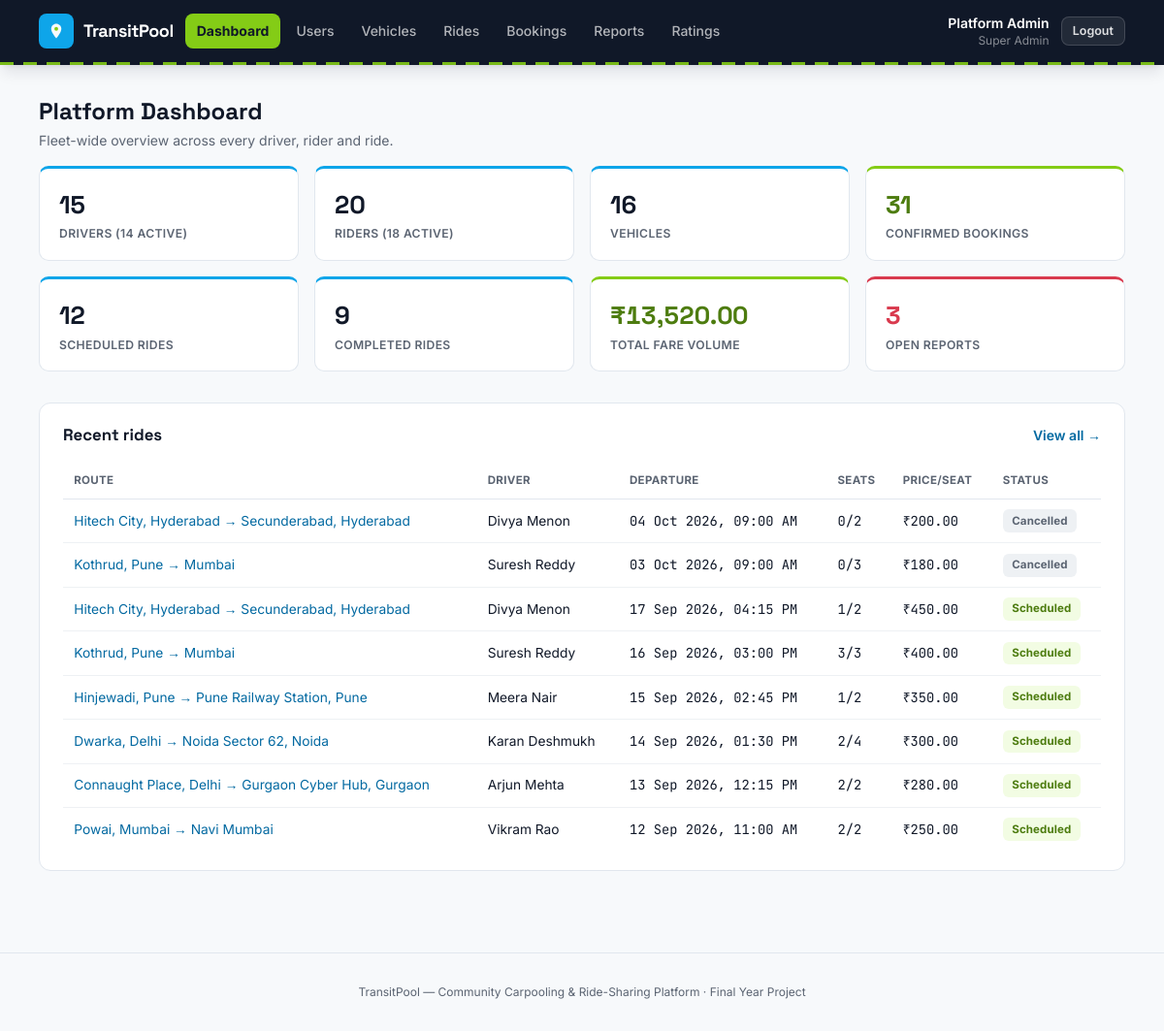
/index.php?route=admin/dashboard (signed in), run on the app's committed database.
### tables this page shows
CREATE TABLE rides (
    id               INT UNSIGNED AUTO_INCREMENT PRIMARY KEY,
    driver_id        INT UNSIGNED NOT NULL,
    vehicle_id       INT UNSIGNED NOT NULL,
    origin           VARCHAR(120) NOT NULL,
    destination      VARCHAR(120) NOT NULL,
    departure_at     DATETIME NOT NULL,
    seats_total      TINYINT UNSIGNED NOT NULL,
    seats_available  TINYINT UNSIGNED NOT NULL,
    price_per_seat   DECIMAL(8,2) NOT NULL,
    notes            VARCHAR(255) NULL,
    status           ENUM('scheduled','ongoing','completed','cancelled') NOT NULL DEFAULT 'scheduled',
    created_at       TIMESTAMP NOT NULL DEFAULT CURRENT_TIMESTAMP,
    CONSTRAINT fk_rides_driver  FOREIGN KEY (driver_id)  REFERENCES users(id)    ON DELETE CASCADE,
    CONSTRAINT fk_rides_vehicle FOREIGN KEY (vehicle_id) REFERENCES vehicles(id) ON DELETE RESTRICT,
    INDEX idx_rides_driver (driver_id),
    INDEX idx_rides_search (status, departure_at),
    INDEX idx_rides_origin (origin),
    INDEX idx_rides_destination (destination)
);

CREATE TABLE users (
    id         INT UNSIGNED AUTO_INCREMENT PRIMARY KEY,
    name       VARCHAR(120)    NOT NULL,
    email      VARCHAR(150)    NOT NULL UNIQUE,
    phone      VARCHAR(20)     NOT NULL,
    password   VARCHAR(255)    NOT NULL,
    role       ENUM('super_admin','driver','rider') NOT NULL,
    status     ENUM('active','inactive') NOT NULL DEFAULT 'active',
    created_at TIMESTAMP NOT NULL DEFAULT CURRENT_TIMESTAMP
);

### app/controllers/AdminController.php (called while the page is built, shortened)
<?php
require_once __DIR__ . '/../models/User.php';
require_once __DIR__ . '/../models/Vehicle.php';
require_once __DIR__ . '/../models/Ride.php';
require_once __DIR__ . '/../models/Booking.php';
require_once __DIR__ . '/../models/Rating.php';
require_once __DIR__ . '/../models/Report.php';
class AdminController
{
    public function dashboard(): void
    {
        $stats = [
            'drivers'        => User::countByRole('driver'),
            'riders'         => User::countByRole('rider'),
            'active_drivers' => User::countActiveByRole('driver'),
            'active_riders'  => User::countActiveByRole('rider'),
            'vehicles'       => Vehicle::count(),
            'rides'          => Ride::count(),
            'scheduled'      => Ride::countByStatus('scheduled'),
            'completed'      => Ride::countByStatus('completed'),
            'cancelled'      => Ride::countByStatus('cancelled'),
            'bookings'       => Booking::count(),
            'revenue'        => Booking::totalRevenue(),
            'ratings'        => Rating::count(),
            'open_reports'   => Report::countOpen(),
        ];
        $recentRides = array_slice(Ride::all(), 0, 8);
        require __DIR__ . '/../views/admin/dashboard.php';
    }
}

### public/index.php (called while the page is built, shortened)
<?php
require_once __DIR__ . '/../core/helpers.php';
require_once __DIR__ . '/../core/Database.php';
require_once __DIR__ . '/../app/models/User.php';
require_once __DIR__ . '/../app/models/Vehicle.php';
require_once __DIR__ . '/../app/models/Ride.php';
require_once __DIR__ . '/../app/models/Booking.php';
require_once __DIR__ . '/../app/models/Rating.php';
require_once __DIR__ . '/../app/models/Report.php';
require_once __DIR__ . '/../app/controllers/AdminController.php';
$router = new Router();
$router->get('login', fn() => (new AuthController())->showLogin());
$router->post('login', fn() => (new AuthController())->login());
$router->get('register', fn() => (new AuthController())->showRegister());
$router->post('register', fn() => (new AuthController())->register());
$router->post('logout', fn() => (new AuthController())->logout());
$router->get('admin/dashboard', fn() => (new AdminController())->dashboard());
$router->get('admin/users', fn() => (new AdminController())->users());
$router->post('admin/users/status', fn() => (new AdminController())->userStatus());
$router->get('admin/vehicles', fn() => (new AdminController())->vehicles());
$router->post('admin/vehicles/status', fn() => (new AdminController())->vehicleStatus());
$router->get('admin/rides', fn() => (new AdminController())->rides());
$router->get('admin/rides/show', fn() => (new AdminController())->rideShow());
$router->post('admin/rides/cancel', fn() => (new AdminController())->rideCancel());
$router->get('admin/bookings', fn() => (new AdminController())->bookings());
$router->get('admin/ratings', fn() => (new AdminController())->ratings());
$router->get('admin/reports', fn() => (new AdminController())->reports());
$router->post('admin/reports/resolve', fn() => (new AdminController())->reportResolve());
$router->get('driver/dashboard', fn() => (new DriverController())->dashboard());
$router->get('driver/vehicles', fn() => (new DriverController())->vehicles());
$router->get('driver/vehicles/new', fn() => (new DriverController())->vehicleNew());
$router->post('driver/vehicles/store', fn() => (new DriverController())->vehicleStore());
$router->get('driver/vehicles/edit', fn() => (new DriverController())->vehicleEdit());
$router->post('driver/vehicles/update', fn() => (new DriverController())->vehicleUpdate());
$router->post('driver/vehicles/deactivate', fn() => (new DriverController())->vehicleDeactivate());
$router->post('driver/vehicles/activate', fn() => (new DriverController())->vehicleActivate());
$router->get('driver/rides', fn() => (new DriverController())->rides());
$router->get('driver/rides/new', fn() => (new DriverController())->rideNew());
$router->post('driver/rides/store', fn() => (new DriverController())->rideStore());
$router->get('driver/rides/edit', fn() => (new DriverController())->rideEdit());
$router->post('driver/rides/update', fn() => (new DriverController())->rideUpdate());
$router->post('driver/rides/cancel', fn() => (new DriverController())->rideCancel());
$router->post('driver/rides/start', fn() => (new DriverController())->rideStart());
$router->post('driver/rides/complete', fn() => (new DriverController())->rideComplete());
$router->get('driver/rides/roster', fn() => (new DriverController())->roster());
$router->get('driver/rides/rate', fn() => (new DriverController())->rateRiders());
$router->post('driver/ratings/store', fn() => (new DriverController())->rateRiderStore());
$router->get('driver/profile', fn() => (new DriverController())->profile());
$router->get('rider/dashboard', fn() => (new RiderController())->dashboard());
$router->get('rider/search', fn() => (new RiderController())->search());
$router->get('rider/rides/show', fn() => (new RiderController())->rideShow());
$router->post('rider/bookings/store', fn() => (new RiderController())->bookingStore());
$router->get('rider/bookings', fn() => (new RiderController())->bookings());
$router->post('rider/bookings/cancel', fn() => (new RiderController())->bookingCancel());
$router->get('rider/rides/rate', fn() => (new RiderController())->rateDriver());
$router->post('rider/ratings/store', fn() => (new RiderController())->rateDriverStore());
$router->get('rider/profile', fn() => (new RiderController())->profile());
$router->get('reports/new', fn() => (new ReportController())->newForm());
$router->post('reports/store', fn() => (new ReportController())->store());
$route = $_GET['route'] ?? '';
$router->dispatch($_SERVER['REQUEST_METHOD'], $route);

### core/Router.php (called while the page is built, shortened)
<?php
class Router
{
    private array $routes = ['GET' => [], 'POST' => []];
    public function get(string $route, callable $handler): void
    {
        $this->routes['GET'][$route] = $handler;
    }
    public function post(string $route, callable $handler): void
    {
        $this->routes['POST'][$route] = $handler;
    }
    public function dispatch(string $method, string $route): void
    {
        $handler = $this->routes[$method][$route] ?? null;
        try {
            $handler();
        } catch (Throwable $e) {
            error_log($e->getMessage());
            http_response_code(500);
            require __DIR__ . '/../app/views/errors/500.php';
        }
    }
}

### config/database.php (called while the page is built)
<?php
return [
    'host'     => '127.0.0.1',
    'port'     => 3306,
    'database' => 'carpooling_ride_sharing',
    'username' => 'root',
    'password' => '',
    'charset'  => 'utf8mb4',
];

### core/Database.php (called while the page is built)
<?php
class Database
{
    private static ?PDO $instance = null;
    public static function connect(): PDO
    {
        if (self::$instance === null) {
            $config = require __DIR__ . '/../config/database.php';
            $dsn = sprintf(
                'mysql:host=%s;port=%d;dbname=%s;charset=%s',
                $config['host'],
                $config['port'],
                $config['database'],
                $config['charset']
            );
            self::$instance = new PDO($dsn, $config['username'], $config['password'], [
                PDO::ATTR_ERRMODE            => PDO::ERRMODE_EXCEPTION,
                PDO::ATTR_DEFAULT_FETCH_MODE => PDO::FETCH_ASSOC,
                PDO::ATTR_EMULATE_PREPARES   => false,
            ]);
        }
        return self::$instance;
    }
}

### app/models/User.php (called while the page is built, shortened)
<?php
require_once __DIR__ . '/../../core/Database.php';
class User
{
    public static function countByRole(string $role): int
    {
        $stmt = Database::connect()->prepare('SELECT COUNT(*) AS c FROM users WHERE role = ?');
        $stmt->execute([$role]);
        return (int)$stmt->fetch()['c'];
    }
    public static function countActiveByRole(string $role): int
    {
        $stmt = Database::connect()->prepare("SELECT COUNT(*) AS c FROM users WHERE role = ? AND status = 'active'");
        $stmt->execute([$role]);
        return (int)$stmt->fetch()['c'];
    }
}

### app/models/Vehicle.php (called while the page is built, shortened)
<?php
require_once __DIR__ . '/../../core/Database.php';
class Vehicle
{
    public static function count(): int
    {
        return (int)Database::connect()->query('SELECT COUNT(*) AS c FROM vehicles')->fetch()['c'];
    }
}

### app/models/Ride.php (called while the page is built, shortened)
<?php
require_once __DIR__ . '/../../core/Database.php';
class Ride
{
    public static function all(string $status = ''): array
    {
        $pdo = Database::connect();
        $sql = "SELECT r.*, u.name AS driver_name, v.make, v.model, v.plate_number
                FROM rides r JOIN users u ON u.id = r.driver_id JOIN vehicles v ON v.id = r.vehicle_id";
        $params = [];
        $sql .= ' ORDER BY r.departure_at DESC';
        $stmt = $pdo->prepare($sql);
        $stmt->execute($params);
        return $stmt->fetchAll();
    }
    public static function countByStatus(string $status): int
    {
        $stmt = Database::connect()->prepare('SELECT COUNT(*) AS c FROM rides WHERE status = ?');
        $stmt->execute([$status]);
        return (int)$stmt->fetch()['c'];
    }
    public static function count(): int
    {
        return (int)Database::connect()->query('SELECT COUNT(*) AS c FROM rides')->fetch()['c'];
    }
}

### app/models/Booking.php (called while the page is built, shortened)
<?php
require_once __DIR__ . '/../../core/Database.php';
class Booking
{
    public static function count(): int
    {
        return (int)Database::connect()->query("SELECT COUNT(*) AS c FROM bookings WHERE status = 'confirmed'")->fetch()['c'];
    }
    public static function totalRevenue(): float
    {
        return (float)Database::connect()->query("SELECT COALESCE(SUM(total_fare),0) AS s FROM bookings WHERE status = 'confirmed'")->fetch()['s'];
    }
}

### app/models/Rating.php (called while the page is built, shortened)
<?php
require_once __DIR__ . '/../../core/Database.php';
class Rating
{
    public static function count(): int
    {
        return (int)Database::connect()->query('SELECT COUNT(*) AS c FROM ratings')->fetch()['c'];
    }
}

### app/models/Report.php (called while the page is built, shortened)
<?php
require_once __DIR__ . '/../../core/Database.php';
class Report
{
    public static function countOpen(): int
    {
        return (int)Database::connect()->query("SELECT COUNT(*) AS c FROM reports WHERE status = 'open'")->fetch()['c'];
    }
}

### core/helpers.php (called while the page is built, shortened)
<?php
function e(?string $value): string
{
    return htmlspecialchars($value ?? '', ENT_QUOTES, 'UTF-8');
}
function format_datetime(?string $datetime): string
{
    $ts = strtotime($datetime);
    return $ts === false ? '-' : date('d M Y, h:i A', $ts);
}
function money(float|string $amount): string
{
    return '₹' . number_format((float)$amount, 2);
}
function status_badge_class(string $status): string
{
    return match ($status) {
        'active', 'confirmed', 'completed', 'resolved', 'scheduled' => 'badge-lime',
        'ongoing' => 'badge-sky',
        'inactive', 'cancelled', 'dismissed' => 'badge-slate',
        'open' => 'badge-amber',
        default => 'badge-slate',
    };
}

### app/views/admin/dashboard.php (the view, shortened to what this page needs)
<?php $pageTitle = 'Admin Dashboard'; require __DIR__ . '/../partials/header.php'; require __DIR__ . '/../partials/navbar.php'; ?>
<main class="max-w-6xl mx-auto px-4 py-8">
    <div class="card-head">
        <div>
            <h1 class="font-display text-2xl font-bold">Platform Dashboard</h1>
            <p class="text-slateink text-sm mt-1">Fleet-wide overview across every driver, rider and ride.</p>
        </div>
    </div>
    <div class="grid grid-cols-2 md:grid-cols-4 gap-4 mb-8">
        <div class="stat-tile">
            <span class="stat-value"><?= $stats['drivers'] ?></span>
            <span class="stat-label">Drivers (<?= $stats['active_drivers'] ?> active)</span>
        </div>
        <div class="stat-tile">
            <span class="stat-value"><?= $stats['riders'] ?></span>
            <span class="stat-label">Riders (<?= $stats['active_riders'] ?> active)</span>
        </div>
        <div class="stat-tile">
            <span class="stat-value"><?= $stats['vehicles'] ?></span>
            <span class="stat-label">Vehicles</span>
        </div>
        <div class="stat-tile stat-tile-accent">
            <span class="stat-value"><?= $stats['bookings'] ?></span>
            <span class="stat-label">Confirmed bookings</span>
        </div>
        <div class="stat-tile">
            <span class="stat-value"><?= $stats['scheduled'] ?></span>
            <span class="stat-label">Scheduled rides</span>
        </div>
        <div class="stat-tile">
            <span class="stat-value"><?= $stats['completed'] ?></span>
            <span class="stat-label">Completed rides</span>
        </div>
        <div class="stat-tile stat-tile-accent">
            <span class="stat-value font-mono-tab"><?= money($stats['revenue']) ?></span>
            <span class="stat-label">Total fare volume</span>
        </div>
        <div class="stat-tile <?= $stats['open_reports'] > 0 ? 'stat-tile-alert' : '' ?>">
            <span class="stat-value"><?= $stats['open_reports'] ?></span>
            <span class="stat-label">Open reports</span>
        </div>
    </div>
    <div class="card">
        <div class="card-head">
            <h2>Recent rides</h2>
            <a href="/index.php?route=admin/rides" class="text-sm font-semibold text-sky-dark hover:underline">View all &rarr;</a>
        </div>
        <div class="table-scroll">
            <table class="data-table">
                <thead><tr><th>Route</th><th>Driver</th><th>Departure</th><th>Seats</th><th>Price/seat</th><th>Status</th></tr></thead>
                <tbody>
                <?php foreach ($recentRides as $r): ?>
                    <tr>
                        <td><a href="/index.php?route=admin/rides/show&id=<?= (int)$r['id'] ?>" class="text-sky-dark hover:underline"><?= e($r['origin']) ?> &rarr; <?= e($r['destination']) ?></a></td>
                        <td><?= e($r['driver_name']) ?></td>
                        <td class="font-mono-tab"><?= format_datetime($r['departure_at']) ?></td>
                        <td class="font-mono-tab"><?= (int)($r['seats_total'] - $r['seats_available']) ?>/<?= (int)$r['seats_total'] ?></td>
                        <td class="font-mono-tab"><?= money($r['price_per_seat']) ?></td>
                        <td><span class="badge <?= status_badge_class($r['status']) ?>"><?= e(ucfirst($r['status'])) ?></span></td>
                    </tr>
                <?php endforeach; ?>
                </tbody>
            </table>
        </div>
    </div>
</main>
<?php require __DIR__ . '/../partials/footer.php'; ?>

### data on the page
rides: origin "Hitech City, Hyderabad", destination "Secunderabad, Hyderabad", driver.name "Divya Menon", departure_at "04 Oct 2026, 09:00 AM", $r['seats_total'] - $r['seats_available'] "0", seats_total "2", price_per_seat "₹200.00", status "Cancelled"
rides: origin "Kothrud, Pune", destination "Mumbai", driver.name "Suresh Reddy", departure_at "03 Oct 2026, 09:00 AM", $r['seats_total'] - $r['seats_available'] "0", seats_total "3", price_per_seat "₹180.00", status "Cancelled"
rides: origin "Hitech City, Hyderabad", destination "Secunderabad, Hyderabad", driver.name "Divya Menon", departure_at "17 Sep 2026, 04:15 PM", $r['seats_total']-$r['seats_available'] "1", seats_total "2", price_per_seat "₹450.00", status "Scheduled"
rides: origin "Kothrud, Pune", destination "Mumbai", driver.name "Suresh Reddy", departure_at "16 Sep 2026, 03:00 PM", $r['seats_total']-$r['seats_available'] "3", seats_total "3", price_per_seat "₹400.00", status "Scheduled"
rides: origin "Hinjewadi, Pune", destination "Pune Railway Station, Pune", driver.name "Meera Nair", departure_at "15 Sep 2026, 02:45 PM", $r['seats_total']-$r['seats_available'] "1", seats_total "2", price_per_seat "₹350.00", status "Scheduled"
rides: origin "Dwarka, Delhi", destination "Noida Sector 62, Noida", driver.name "Karan Deshmukh", departure_at "14 Sep 2026, 01:30 PM", $r['seats_total']-$r['seats_available'] "2", seats_total "4", price_per_seat "₹300.00", status "Scheduled"
rides: origin "Connaught Place, Delhi", destination "Gurgaon Cyber Hub, Gurgaon", driver.name "Arjun Mehta", departure_at "13 Sep 2026, 12:15 PM", $r['seats_total']-$r['seats_available'] "2", seats_total "2", price_per_seat "₹280.00", status "Scheduled"
rides: origin "Powai, Mumbai", destination "Navi Mumbai", driver.name "Vikram Rao", departure_at "12 Sep 2026, 11:00 AM", $r['seats_total']-$r['seats_available'] "2", seats_total "2", price_per_seat "₹250.00", status "Scheduled"

### other printed values
$label "Dashboard"
$label "Users"
$label "Vehicles"
$label "Rides"
$label "Bookings"
$label "Reports"
$label "Ratings"
Auth::name() "Platform Admin"
str_replace('_', ' ', $role ?? '') "Super Admin"
$stats['drivers'] "15"
$stats['active_drivers'] "14"
$stats['riders'] "20"
$stats['active_riders'] "18"
$stats['vehicles'] "16"
$stats['bookings'] "31"
